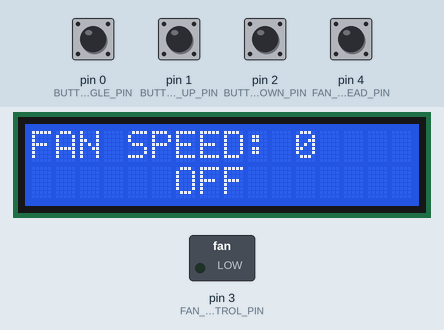
Bench run of a sketch on a simulated Arduino Uno, built with avr-gcc and run on an emulated ATmega328P. Shown: 16×2 character LCD, switched loads named in the sketch (green lamp = pin HIGH). Inputs (shaded band) come from the test bench; at power-on: pin 1 (BUTTON_SPEED_UP_PIN), pin 4 (FAN_PULSE_READ_PIN) HIGH, pin 0 (BUTTON_ONOFF_TOGGLE_PIN), pin 2 (BUTTON_SPEED_DOWN_PIN) LOW. Pins used as bus, display or sensor lines are not drawn.

Above: at 3.2 s.
3.3 s: pin 0 (BUTTON_ONOFF_TOGGLE_PIN) pulsed HIGH 2 times (0.12 s each, 0.3 s apart)
At 4.6 s:
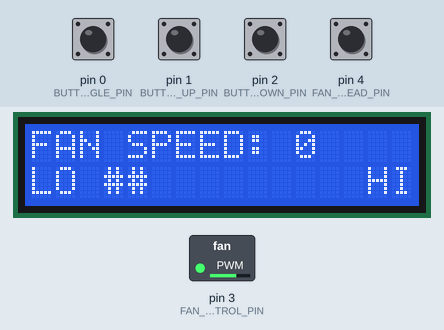
6.9 s: pin 2 (BUTTON_SPEED_DOWN_PIN) pulsed HIGH 5 times (0.12 s each, 0.3 s apart)
At 9.5 s:
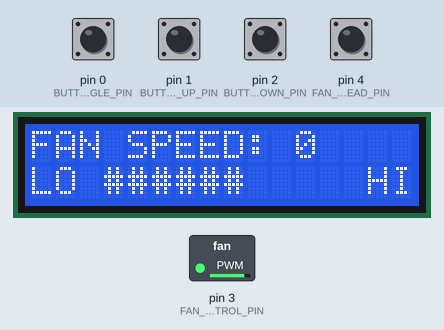
9.9 s: pin 2 (BUTTON_SPEED_DOWN_PIN) pulled HIGH for 0.15 s
At 10.4 s:
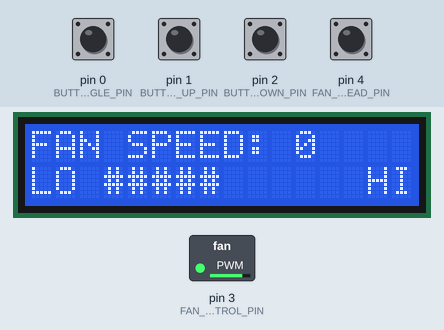
11.5 s: pin 2 (BUTTON_SPEED_DOWN_PIN) pulled HIGH for 1 s
At 12.3 s:
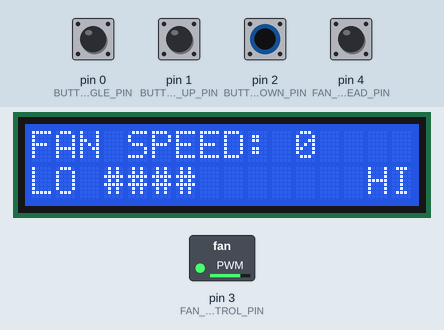
14.0 s: pin 2 (BUTTON_SPEED_DOWN_PIN) pulled HIGH for 0.15 s
At 15.1 s:
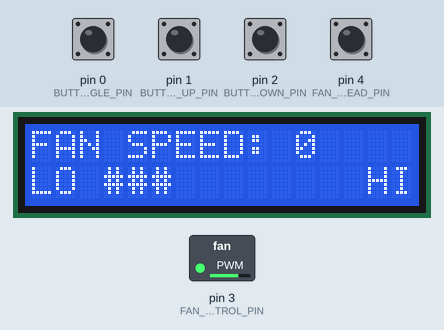
15.6 s: pin 0 (BUTTON_ONOFF_TOGGLE_PIN) pulled HIGH for 0.15 s
At 18.2 s:
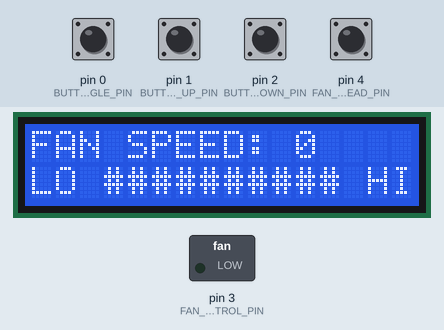
Timing chart, 0 to 19.7 s (numbered marks = the images above; inputs shaded):
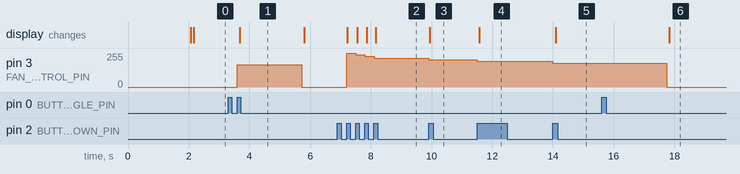

The sketch:

pwm_fan_controller.ino
```cpp
/*
    Fan Controller LCD
    Author: Dustin Westaby
    Date: September 3rd, 2018

  ################################
  # onoff_state = SYSTEM_OFF     #
  ################################
  Pressing on/off will:
   * Switch the relay line high to send power to the fan (12V mosfet)
   * Set the throttle to [last selected]

  ################################
  # onoff_state = SYSTEM_ON      #
  ################################
  Pressing on/off will:
   * Switch the relay line low to remove power from the fan (12V mosfet)
   * Set the throttle to OFF
  Use the +/- buttons to go up and down in 10% chunks
  HOLDING (3 second count) on/off will set throttle to MAX_FAN_SPEED

  When max speed is reached:
  * Do not increase the pwm farther.
  * Turn off PWM and ground the pin.
  * This will set the fan to it's true max speed.

  ################################
  TO DO:
  * When turned off, then on.  Reset the fan to 20%
  * Holding on/off sets MAX_FAN_SPEED, but the observed fan speed is slowed then speeds up

  ################################
  CHANGES:
  * FIXED: Tach reading output is clipping.
  * FIXED: Up and Down buttons are intermittent
  * FIXED: Debounced button presses
  * FIXED: Turbo instructions are displayed
  * FIXED: Fan speed correction when PWM is set to OFF

*/

#include <LiquidCrystal.h> //https://www.arduino.cc/en/Reference/LiquidCrystal
#include "PWM.h" //https://github.com/terryjmyers/PWM

/***********************/
/* FINE TUNING NUMBERS */
/***********************/
#define VERSION_NUMBER ".11"

#define MIN_FAN_DUTYCYCLE_ANALOG 155 //this is the pwm range for the bargraph 1-9 (MAX_PWM_SPEED)
#define MAX_FAN_DUTYCYCLE_ANALOG 255

#define BUTTON_HOLD_FOR_TURBO_DELAY_IN_MILLIS 2000

#define BOOTSCREEN_DISPLAY_TIME_IN_MILLIS 2000 //press onoff to punch past the boot screen early

#define TURBO_TEXT_DISPLAY_TIME_IN_MILLIS 500

                                // decrease if buttons become unresponsive to fast clicks
#define DEBOUNCE_DELAY_MILLS 40 // increase if the display flickers when buttons are pressed

#define TACHOMETER_SAMPLING_TIMOUT_MICROSECONDS 40

#define TACHOMETER_SCALOR 5.7        //            <--------------- If RPM is inaccurate, adjust the scalor

//Set display and fan updates to be less frequent, giving cpu priority to button interactions
#define DISPLAY_REFRESH_RATE_MILLIS 100 //100 millis = 10Hz refresh.
#define FAN_REFRESH_RATE_MILLIS     10 //10 millis = 100Hz refresh.
#define BUTTON_REFRESH_RATE_MILLIS  1  // 1 millis = 1kHz refresh.

/*******************************/
/* CIRCUIT WIRING TO CHIP PINS */
/*******************************/
//                RS EN D4  D5  D6  D7
LiquidCrystal lcd(7,  8, 9, 10, 11, 12);

#define FAN_PULSE_READ_PIN  4
#define FAN_CONTROL_PIN     3

#define BUTTON_SPEED_UP_PIN     1
#define BUTTON_SPEED_DOWN_PIN   2
#define BUTTON_ONOFF_TOGGLE_PIN 0 //Holding will set throttle to 100%

#define RELAY_CONTROL_PIN   7
#define RELAY_ON  HIGH
#define RELAY_OFF LOW

enum
{
  IS_NOT_PRESSED,
  IS_PRESSED,
  WAS_RELEASED,
  IS_HELD,
  PROCESSED,
  NOT_PROCESSED
};

/***********************/
/*   BUTTON HANDLING   */
/***********************/
byte button_pins[3]  = { BUTTON_SPEED_UP_PIN, BUTTON_SPEED_DOWN_PIN, BUTTON_ONOFF_TOGGLE_PIN };
byte button_state[3] = { IS_NOT_PRESSED,      IS_NOT_PRESSED,        IS_NOT_PRESSED };

//order of above arrays
#define SPEED_UP_BUTTON     0
#define SPEED_DOWN_BUTTON   1
#define ONOFF_TOGGLE_BUTTON 2
#define NUMBER_OF_BUTTONS   3

enum
{
  SYSTEM_ON = 0,
  SYSTEM_OFF,
  TURBO_REQUESTED,
  TURBO_ON,  //tbd, not used
};

byte onoff_state = SYSTEM_ON;
byte turbo_requested_by_user = false;

/***********************/
/*    FAN HANDLING     */
/***********************/
#define OFF_FAN_SPEED 0
#define MIN_FAN_SPEED 1
#define MAX_PWM_SPEED 9
#define MAX_FAN_SPEED 10
#define INCREMENT_FAN_SPEED 1

#define DEFAULT_FAN_SPEED (MIN_FAN_SPEED + INCREMENT_FAN_SPEED) //This is 20% or ## on the bargraph

byte user_fan_speed = DEFAULT_FAN_SPEED;

#define FAN_PWM_FREQUENCY 25000

/* --------------- */
/* Setup Functions */
/* --------------- */

void setup()
{
    for(byte i; i < NUMBER_OF_BUTTONS; i++)
    {
        //enable internal pullups
        pinMode(button_pins[i], INPUT_PULLUP);
    }

    pinMode(RELAY_CONTROL_PIN, OUTPUT);
    digitalWrite(RELAY_CONTROL_PIN,RELAY_OFF);

    lcd.begin(16, 2);

    //enable internal pullups
    pinMode(FAN_PULSE_READ_PIN, INPUT);
    digitalWrite(FAN_PULSE_READ_PIN,HIGH);

    SetPinFrequencySafe(FAN_CONTROL_PIN, FAN_PWM_FREQUENCY);

    onoff_state = SYSTEM_OFF;

    show_boot_screen();

}

/* -------------------------- */
/* Man Scheduling Functions   */
/* -------------------------- */

void loop()
{
    process_button_schedule();

    process_fan_schedule();

    process_display_schedule();
}

void process_button_schedule()
{
    static unsigned long last_buttons_update = millis();

   // if(BUTTON_REFRESH_RATE_MILLIS + last_buttons_update < millis())
   // {
        last_buttons_update = millis();

        poll_input_signals();

        process_buttons();

        process_turbo_request();
   // }
}

void process_fan_schedule()
{
    static unsigned long last_fan_update = millis();

    if(FAN_REFRESH_RATE_MILLIS + last_fan_update < millis())
    {
        last_fan_update = millis();

        process_fan_relay();

        process_fan_speed();
    }

}


void process_display_schedule()
{
    static unsigned long last_display_update = millis();

    if(DISPLAY_REFRESH_RATE_MILLIS + last_display_update < millis())
    {
        last_display_update = millis();

        process_display_updates();
    }

}

/* ------------------- */
/* Button Functions    */
/* ------------------- */

void poll_input_signals()
{
    static byte last_button_read[] = {false, false, false};
    static byte current_button_read[] = {false, false, false};

    for(byte i; i < NUMBER_OF_BUTTONS; i++)
    {
        /* read digital active low button signal */
        current_button_read[i] = !digitalRead(button_pins[i]);

        if (!last_button_read[i] && current_button_read[i])
        {
            //button was just pressed
            button_state[i] = IS_PRESSED;
        }
        else if  (last_button_read[i] && current_button_read[i])
        {
            button_state[i] = IS_HELD;
        }
        else if (last_button_read[i] && !current_button_read[i])
        {
            //button was just released
            button_state[i] = WAS_RELEASED;
        }
        else
        {
            button_state[i] = IS_NOT_PRESSED;
        }

        last_button_read[i] = current_button_read[i];
    }
}

void process_buttons()
{
    static unsigned long last_interaction_timestamp[NUMBER_OF_BUTTONS] = {millis(), millis(), millis()};
    static byte last_button_state[NUMBER_OF_BUTTONS] = {NOT_PROCESSED, NOT_PROCESSED, NOT_PROCESSED};

    for(byte i; i < NUMBER_OF_BUTTONS; i++)
    {
        if ( ( button_state[i] == IS_HELD ) &&
             ( last_interaction_timestamp[i] + BUTTON_HOLD_FOR_TURBO_DELAY_IN_MILLIS < millis() ) )
        {
            //HELD ACTION
            //Button was held for a duration greater than BUTTON_HOLD_FOR_TURBO_DELAY_IN_MILLIS

            last_interaction_timestamp[i] = millis();

            if(last_button_state[i] == NOT_PROCESSED)
            {
                last_button_state[i] = PROCESSED;

                process_button_hold(i);
            }
        }
        else if ( ( button_state[i] == IS_NOT_PRESSED ) &&
                  ( last_interaction_timestamp[i] + DEBOUNCE_DELAY_MILLS < millis() ) )
        {
            //CLICKED ACTION
            //Button was held for a duration greater than DEBOUNCE_DELAY_MILLS

            last_interaction_timestamp[i] = millis();

            if(last_button_state[i] == NOT_PROCESSED)
            {
                last_button_state[i] = PROCESSED;

                process_button_click(i);
            }
        }
        else if (button_state[i] == IS_NOT_PRESSED)
        {
            //reset timers, one action per press / hold
            last_interaction_timestamp[i] = millis();
            last_button_state[i] = NOT_PROCESSED;
        }
    }
}

void process_button_click(byte button_clicked)
{
    switch (button_clicked)
    {
        case ONOFF_TOGGLE_BUTTON:
            process_onoff_click();
            break;
        case SPEED_UP_BUTTON:
            process_speed_up_click();
            break;
        case SPEED_DOWN_BUTTON:
            process_speed_down_click();
            break;
        default:
            //do nothing
            break;
    }
}

void process_button_hold(byte button_held)
{
    switch (button_held)
    {
        case ONOFF_TOGGLE_BUTTON:
            process_onoff_hold();
            break;
        case SPEED_UP_BUTTON:
        case SPEED_DOWN_BUTTON:
        default:
            //do nothing
            break;
    }
}

void process_onoff_click()
{
    static byte save_fan_speed = user_fan_speed;

    //toggle on off state
    if( onoff_state != SYSTEM_OFF )
    {
        onoff_state = SYSTEM_OFF;

        //save fan speed and turn off
        save_fan_speed = user_fan_speed;
        user_fan_speed = OFF_FAN_SPEED;
    }
    else //(onoff_state == SYSTEM_OFF)
    {
        onoff_state = SYSTEM_ON;

        //restore fan to previous speed
        user_fan_speed = save_fan_speed;
    }
}

void process_onoff_hold()
{
    if(onoff_state != SYSTEM_OFF)
    {
        set_max_fan_speed();
    }
    //else, do nothing
}

void process_speed_up_click()
{
    if( onoff_state != SYSTEM_OFF )
    {
        speed_up_fan_speed();
    }
    //else, do nothing
}

void process_speed_down_click()
{
    if( onoff_state != SYSTEM_OFF )
    {
        slow_down_fan_speed();
    }
    //else, do nothing
}

/* --------------------- */
/* Fan Control Functions */
/* --------------------- */

void process_fan_relay()
{
    if( onoff_state != SYSTEM_OFF )
    {
        digitalWrite(RELAY_CONTROL_PIN,RELAY_ON);
    }
    else //(onoff_state == SYSTEM_OFF)
    {
        digitalWrite(RELAY_CONTROL_PIN,RELAY_OFF);
    }
}

void set_max_fan_speed()
{
    user_fan_speed = MAX_FAN_SPEED;
}

void speed_up_fan_speed()
{
    if(user_fan_speed == OFF_FAN_SPEED) //trap in case default was broken, we should always be on when speed buttons are processed
    {
        user_fan_speed = MIN_FAN_SPEED;
    }
    else if(user_fan_speed < (MAX_FAN_SPEED - INCREMENT_FAN_SPEED))
    {
        user_fan_speed += INCREMENT_FAN_SPEED;
    }
    else
    {
      turbo_requested_by_user = true;
    }
}

void slow_down_fan_speed()
{
    if(user_fan_speed >= (MIN_FAN_SPEED + INCREMENT_FAN_SPEED))
    {
        user_fan_speed -= INCREMENT_FAN_SPEED;
    }
}

void process_fan_speed()
{
    if( onoff_state != SYSTEM_OFF )
    {
        if (user_fan_speed == MAX_FAN_SPEED)
        {
            //turbo mode
            set_fan_speed(OFF_FAN_SPEED);
            digitalWrite(FAN_CONTROL_PIN,LOW);
        }
        else
        {
            set_fan_speed(user_fan_speed);
        }
    }
    else
    {
        set_fan_speed(OFF_FAN_SPEED);
    }
}

void set_fan_speed(byte requested_fan_speed)
{
  byte target;

  if(requested_fan_speed == OFF_FAN_SPEED)
  {
    //passthrough the speed selection
    analogWrite(FAN_CONTROL_PIN, OFF_FAN_SPEED);
  }
  else
  {
    //translate the speed selection to a pwm value
    target = map(requested_fan_speed, MIN_FAN_SPEED, MAX_PWM_SPEED, MIN_FAN_DUTYCYCLE_ANALOG, MAX_FAN_DUTYCYCLE_ANALOG);
    analogWrite(FAN_CONTROL_PIN, target);
  }
}

unsigned int read_fan_rpm_from_tachometer_average()
{
    unsigned long pulseDuration = 0;
    double frequency = 0;
    unsigned long rpm = 0;

    if( onoff_state != SYSTEM_OFF )
    {
      //ALTERNATIVE 1: convert microseconds to RPM
      pulseDuration = pulseIn(FAN_PULSE_READ_PIN, LOW, TACHOMETER_SAMPLING_TIMOUT_MICROSECONDS);
      frequency = 1000000/pulseDuration;
      rpm = frequency/TACHOMETER_SCALOR*60; //RPM
    }
    // else, rpm = 0

    return rpm;
}

void process_turbo_request()
{
  static unsigned long turbo_request_displayed_timer = millis();
  byte turbo_request_exit = false;

  if (user_fan_speed != MAX_FAN_SPEED)
  {
    if(turbo_requested_by_user == true)
    {
      onoff_state = TURBO_REQUESTED;
      turbo_request_displayed_timer = millis();
    }
  }

  if(onoff_state == TURBO_REQUESTED)
  {
    if(TURBO_TEXT_DISPLAY_TIME_IN_MILLIS + turbo_request_displayed_timer < millis())
    {
      turbo_request_exit = true;
    }

    if (user_fan_speed == MAX_FAN_SPEED)
    {
      turbo_request_exit = true;
    }
  }

  if (turbo_request_exit == true)
  {
    onoff_state = SYSTEM_ON;
    lcd.clear();
  }

   turbo_requested_by_user = false;
}

/* ------------------- */
/* Animation Functions */
/* ------------------- */

void show_boot_screen()
{
    long bootscreen_timer = millis();

    //  BOOT SCREEN
    //  +----------------+
    //  |PWM FAN         |
    //  |CONTROLLER VX.X |
    //  +----------------+

    lcd.setCursor(0,0);
    lcd.print("PWM FAN");
    lcd.setCursor(0,1);
    lcd.print("CONTROLLER V");
    lcd.print(VERSION_NUMBER);

    //allow pressing onoff button to punch through the boot screen
    while(bootscreen_timer + BOOTSCREEN_DISPLAY_TIME_IN_MILLIS > millis())
    {
       process_button_schedule();

       if(onoff_state != SYSTEM_OFF)
       {
        break;
       }
    }

    lcd.clear();
}

void process_display_updates()
{
    byte i,j;
    unsigned int read_back_rpms = read_fan_rpm_from_tachometer_average();

    switch (onoff_state)
    {
        case SYSTEM_ON:
            //   0123456789012345
            //  60% PWM              80% PWM              100% PWM             MAX FAN
            //  +----------------+   +----------------+   +----------------+   +----------------+
            //  |FAN SPEED: 1000 |   |FAN SPEED: 1900 |   |FAN SPEED: 2700 |   |FAN SPEED: 3000 |
            //  |LO #          HI|   |LO #####     HI |   |LO #########  HI|   |LO ########## HI|
            //  +----------------+   +----------------+   +----------------+   +----------------+

            lcd.setCursor(0,0);
            lcd.print("FAN SPEED: ");
            lcd.print(read_back_rpms);

            //Display a variable number of "#" characters based on the selected speed
            // Then fill the remaining display area with spaces
            lcd.setCursor(0,1);
            lcd.print("LO ");
            for(i=0; i<user_fan_speed; i++)
            {
              lcd.print("#");
            }
            for(j=i; j<MAX_FAN_SPEED; j++)
            {
              lcd.print(" ");
            }

            //0123456789012345
            //LO ########## HI
            lcd.setCursor(13,1);
            lcd.print(" HI");

            break;
        case SYSTEM_OFF:
            //  FAN OFF (STARTING STATE)
            //  +----------------+
            //  |FAN SPEED: 2800 |
            //  |OFF             |
            //  +----------------+

            lcd.setCursor(0,0);
            lcd.print("FAN SPEED: ");
            lcd.print(read_back_rpms);

            // 0123456789012345
            //"      OFF       "
            lcd.setCursor(0,1);
            lcd.print("      OFF       ");
            break;
        case TURBO_REQUESTED:
            //   0123456789012345
            //  +----------------+
            //  |   HOLD POWER   |
            //  |   FOR TURBO    |
            //  +----------------+

            lcd.setCursor(0,0);
            lcd.print("   HOLD POWER   ");
            lcd.setCursor(0,1);
            lcd.print("   FOR TURBO    ");
           break;
        case TURBO_ON:
        default:
            //do nothing
            break;
    }
}
```

Measured:
- after the input at 3.3 s, pin 3 (FAN_CONTROL_PIN): 0/255 → 167/255 after 0.30 s, → 0/255 2.1 s later; the display: changes after 0.38 s (image 1)
- after the input at 6.9 s, pin 3 (FAN_CONTROL_PIN): 0/255 → 255/255 after 0.31 s, → 242/255 0.30 s later, → 230/255 0.29 s later, → 217/255 0.30 s later; the display: first changes after 0.32 s (image 2 shows a later state)
- after the input at 9.9 s, pin 3 (FAN_CONTROL_PIN): 217/255 → 205/255 at once; the display: changes after 0.05 s (image 3)
- after the input at 11.5 s, pin 3 (FAN_CONTROL_PIN): 205/255 → 192/255 at once; the display: changes after 0.06 s (image 4)
- after the input at 14.0 s, pin 3 (FAN_CONTROL_PIN): 192/255 → 180/255 at once; the display: changes after 0.09 s (image 5)
- after the input at 15.6 s, pin 3 (FAN_CONTROL_PIN): 180/255 → 0/255 after 2.2 s; the display: changes after 2.2 s (image 6)
